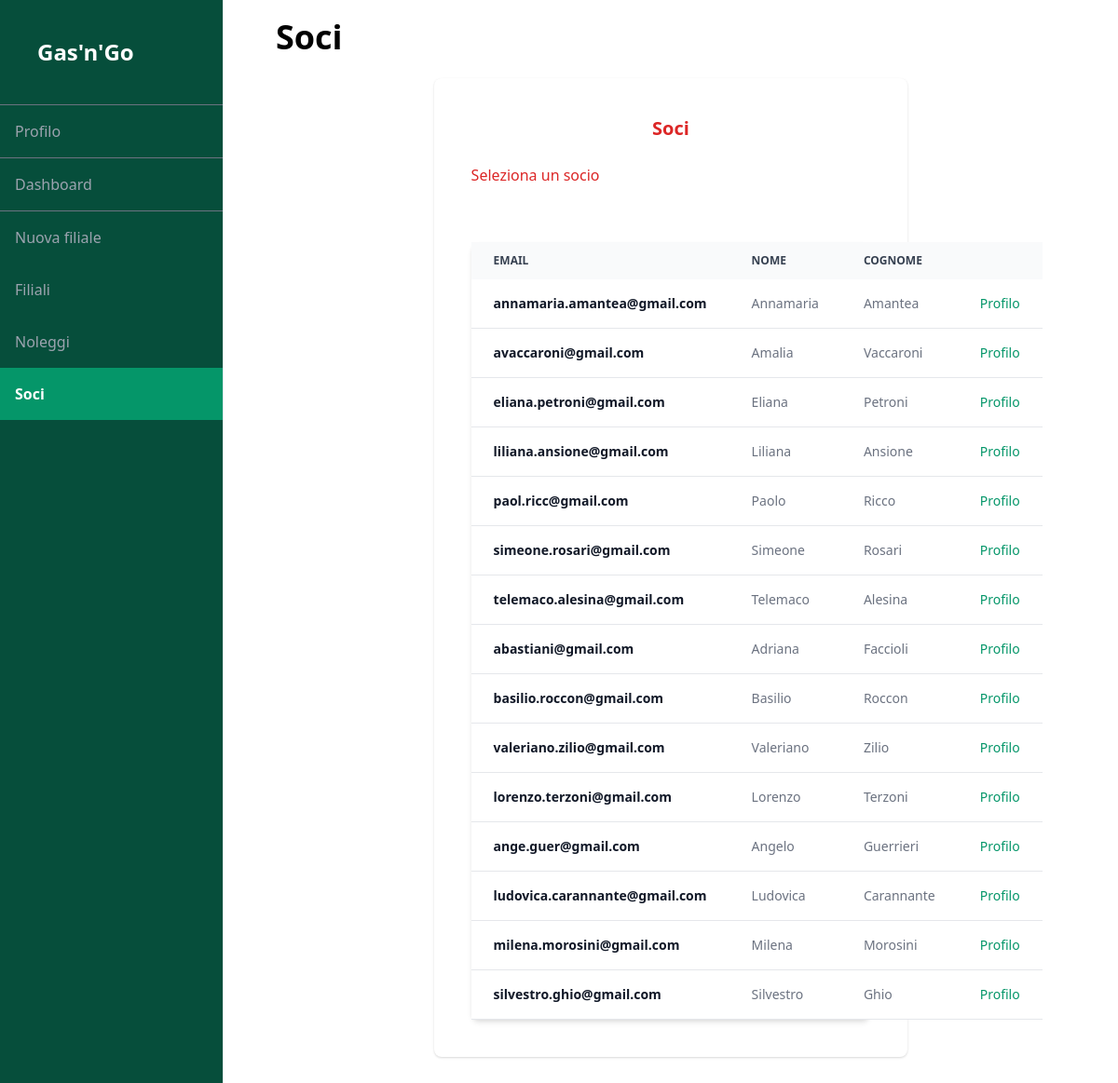
The app's page /gas_n_go/resources/members/index.php?member_error=Seleziona_un_socio (signed in) with its own data.
### tables this page shows
CREATE TABLE `socio` (
  `user_id` int(11) NOT NULL,
  `cf` char(16) NOT NULL,
  `nome` varchar(255) NOT NULL,
  `cognome` varchar(255) NOT NULL,
  `data_di_nascita` date NOT NULL,
  `domicilio` varchar(255) NOT NULL,
  `numero_di_telefono` varchar(15) NOT NULL,
  `data_di_iscrizione` date NOT NULL,
  PRIMARY KEY (`cf`),
  KEY `user_id` (`user_id`),
  CONSTRAINT `socio_ibfk_1` FOREIGN KEY (`user_id`) REFERENCES `utente` (`ID`) ON DELETE CASCADE ON UPDATE CASCADE
);

CREATE TABLE `utente` (
  `ID` int(11) NOT NULL AUTO_INCREMENT,
  `email` varchar(255) DEFAULT NULL,
  `password` varchar(255) NOT NULL,
  `ruolo` int(11) NOT NULL,
  PRIMARY KEY (`ID`),
  UNIQUE KEY `email` (`email`)
);

### gas_n_go/app/Controllers/MembersController.php (called while the page is built, shortened)
<?php
require_once(__DIR__ . '/../Models/Member.php');
require_once(__DIR__ . '/../Models/User.php');
require_once(__DIR__ . '/../Models/Action.php');
class MembersController extends Controller
{
    public static function index(User $auth)
    {
        $user = $auth->hasRole();
        $actions = $user->getActionsOnMembers();
        $table = Member::getMembersTable($actions);
        include(__DIR__ . '/../Views/Members/index.php');
    }
}

### gas_n_go/app/Models/User.php (called while the page is built, shortened)
<?php
require_once(__DIR__ . '/../Database/DB.php');
require_once(__DIR__ . '/Admin.php');
require_once(__DIR__ . '/Member.php');
class User
{
    protected $role;
    public function hasRole()
    {
        switch ($this->role) {
            case self::ADMIN:
                return new Admin();
        }
    }
}

### gas_n_go/app/Models/Admin.php (called while the page is built, shortened)
<?php
require_once(__DIR__ . '/../Database/DB.php');
require_once(__DIR__ . '/Action.php');
class Admin
{
    public static function getActionsOnMembers()
    {
        return array(
            new Action('Profilo', 'members/show.php?', array('email'), Action::SELECT),
        );
    }
}

### gas_n_go/app/Database/config.ini.php (called while the page is built)
<?php
$host = 'localhost';
$db_name = 'gas_n_go';
$db_user = 'root';
$db_password = '';

### gas_n_go/app/Database/DB.php (called while the page is built, shortened)
<?php
class DB
{
    private $host;
    private $db_name;
    private $user;
    private $password;
    private $pdo;
    public function __construct()
    {
        include('config.ini.php');
        $this->host = $host;
        $this->db_name = $db_name;
        $this->user = $db_user;
        $this->password = $db_password;
    }
    protected function connect()
    {
        $dsn = 'mysql:host=' . $this->host . ';dbname=' . $this->db_name;
        $options = [
            PDO::ATTR_DEFAULT_FETCH_MODE => PDO::FETCH_ASSOC
        ];
        try {
            $this->pdo = new PDO($dsn, $this->user, $this->password, $options);
        } catch (PDOException) {
            exit('Error 500');
        }
    }
    public function disconnect()
    {
        $this->pdo = null;
    }
    public function query($query)
    {
        try {
            return $this->pdo->query($query);
        } catch (PDOException) {
            if ($this->pdo->inTransaction())
                $this->rollBack();
            exit('Error 500');
        }
    }
    public function getAll($stmt)
    {
        return $stmt->rowCount() === 0 ? NULL : $stmt->fetchAll();
    }
}

### gas_n_go/app/Models/Member.php (called while the page is built, shortened)
<?php
require_once(__DIR__ . '/../Database/DB.php');
require_once(__DIR__ . '/Person.php');
require_once(__DIR__ . '/User.php');
class Member extends Person
{
    public static function getMembersTable($actions = NULL)
    {
        return self::getIndexTable(self::readAll(), $actions);
    }
    public static function readAll()
    {
        $db = new DB();
        $query = '
            SELECT u.email, s.nome, s.cognome
            FROM socio AS s
            JOIN utente AS u ON u.ID = s.user_id
            ORDER BY s.data_di_iscrizione DESC, u.email
        ';
        $result = $db->getAll($db->query($query));
        return $result;
    }
}

### gas_n_go/app/Models/Person.php (called while the page is built, shortened)
<?php
require_once(__DIR__ . '/../Models/Table.php');
class Person
{
    public static function getIndexTable($personInfo, $actions = NULL)
    {
        $tHeaders = array('email', 'nome', 'cognome');
        return new Table($tHeaders, 'email', $personInfo, $actions);
    }
}

### gas_n_go/app/Models/Table.php (called while the page is built, shortened)
<?php
class Table
{
    public function __construct($tableHeaders, $rowHeader, $rowData, $actions = NULL)
    {
        $this->tableHeaders = str_replace('_', ' ', $tableHeaders);
        $this->rowHeader = $rowHeader;
        $this->rowData = $rowData;
        if (!is_null($actions))
            $this->actions = $actions;
    }
}

### gas_n_go/app/Models/Action.php (called while the page is built, shortened)
<?php
class Action
{
    public function __construct($title, $link, $queryParam, $color)
    {
        $this->title = $title;
        $this->link = $link;
        $this->queryParam = $queryParam;
        $this->color = $color;
    }
}

### gas_n_go/app/Views/Components/table.php (the view, shortened to what this page needs)
<div class="w-full shadow-md sm:rounded-lg mt-5">
    <?php
    if (is_null($table->rowData)) {
    ?>
        <p class="text-center p-4"> Non sono stati trovati valori </p>
    <?php
    } else { ?>
        <table class="table-auto w-full text-sm text-left text-gray-500">
            <thead class="text-xs text-gray-700 uppercase bg-gray-50 dark:bg-gray-700 dark:text-gray-400">
                <tr>
                    <?php
                    foreach ($table->tableHeaders as $header) {
                    ?>
                        <th cope="col" class="px-6 py-3 w-max">
                            <?= $header ?>
                        </th>
                    <?php } ?>
                    <?php
                    if (!is_null($table->actions))
                        foreach ($table->actions as $action) {
                    ?>
                        <th scope="col" class="px-6 py-3 w-0">
                        </th>
                    <?php } ?>
                </tr>
            </thead>
            <tbody>
                <?php
                foreach ($table->rowData as $row) {
                ?>
                    <tr class="bg-white border-b dark:bg-gray-800 dark:border-gray-700">
                        <?php
                        foreach ($row as $key => $value) {
                            $value = str_replace('_', ' ', $value);
                        ?>
                            <?php
                            if ($key === $table->rowHeader) {
                            ?>
                                <th scope="row" class="px-6 py-4 font-bold text-gray-900 dark:text-white whitespace-nowrap">
                                    <?=  $value ?>
                                </th>
                            <?php } else { ?>
                                <td class="px-6 py-4">
                                    <?= $value ?>
                                </td>
                            <?php } ?>
                        <?php } ?>
                        <?php
                        if (!is_null($table->actions))
                            foreach ($table->actions as $action) {
                                $queryString = '';
                                foreach ($action->queryParam as $key => $param) {
                                    $queryString .= $param . '=' . $row[$param];
                                }
                        ?>
                            <td class="px-6 py-4 text-right">
                                <a href="<?= $home . '/' . $action->link ?><?= $queryString ?>" class="font-medium <?= $action->color ?>">
                                    <?= $action->title ?>
                                </a>
                            </td>
                        <?php } ?>
                    </tr>
                <?php } ?>
            </tbody>
        </table>
    <?php } ?>
</div>

### records on screen
socio: user.email "annamaria.amantea@gmail.com", nome "Annamaria", cognome "Amantea", title "Profilo"
socio: user.email "avaccaroni@gmail.com", nome "Amalia", cognome "Vaccaroni", title "Profilo"
socio: user.email "eliana.petroni@gmail.com", nome "Eliana", cognome "Petroni", title "Profilo"
socio: user.email "liliana.ansione@gmail.com", nome "Liliana", cognome "Ansione", title "Profilo"
socio: user.email "paol.ricc@gmail.com", nome "Paolo", cognome "Ricco", title "Profilo"
socio: user.email "simeone.rosari@gmail.com", nome "Simeone", cognome "Rosari", title "Profilo"
socio: user.email "telemaco.alesina@gmail.com", nome "Telemaco", cognome "Alesina", title "Profilo"
socio: user.email "abastiani@gmail.com", nome "Adriana", cognome "Faccioli", title "Profilo"
socio: user.email "basilio.roccon@gmail.com", nome "Basilio", cognome "Roccon", title "Profilo"
socio: user.email "valeriano.zilio@gmail.com", nome "Valeriano", cognome "Zilio", title "Profilo"
socio: user.email "lorenzo.terzoni@gmail.com", nome "Lorenzo", cognome "Terzoni", title "Profilo"
socio: user.email "ange.guer@gmail.com", nome "Angelo", cognome "Guerrieri", title "Profilo"
socio: user.email "ludovica.carannante@gmail.com", nome "Ludovica", cognome "Carannante", title "Profilo"
socio: user.email "milena.morosini@gmail.com", nome "Milena", cognome "Morosini", title "Profilo"
socio: user.email "silvestro.ghio@gmail.com", nome "Silvestro", cognome "Ghio", title "Profilo"

### other values on screen
$operation->name "Nuova filiale"
$operation->name "Filiali"
$operation->name "Noleggi"
$operation->name "Soci"
$current_page "Soci"
str_replace("_", " ", $msg) "Seleziona un socio"
$header "EMAIL"
$header "NOME"
$header "COGNOME"
